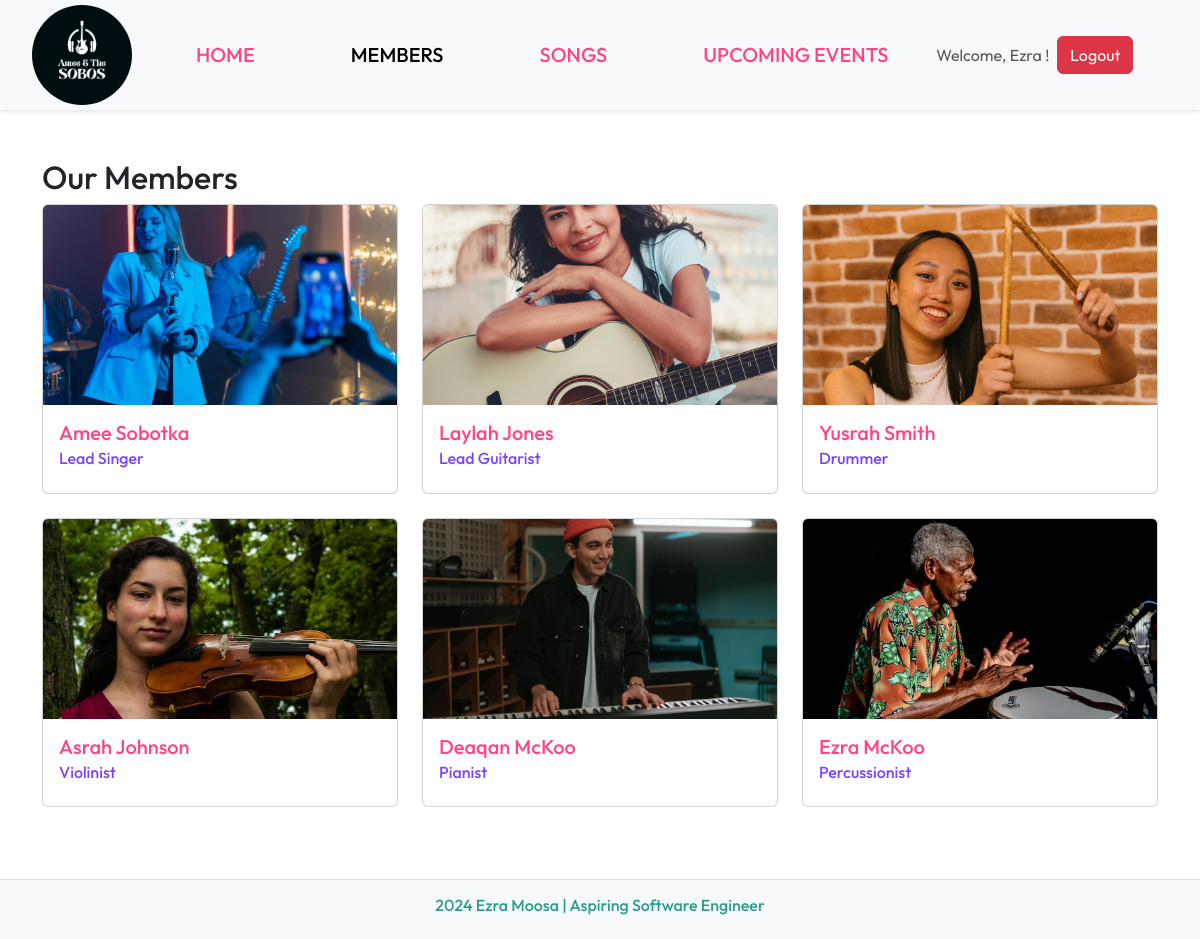
Screenshot of /members/ (signed in) with the database file from the repository.
### home/models.py (models this page shows, shortened)
class Member(models.Model):
    name = models.CharField(max_length=200)
    position = models.CharField(max_length=200)
    bio = models.TextField()
    image = models.ImageField(upload_to='members/')

### home/views.py (the view)
# urls.py: path('members/', views.members_list, name='members'),
@login_required
def members_list(request):
    members = Member.objects.all()
    return render(request, 'home/members.html', {'members': members,
                                                 'show_navbar': True})

### home/templates/home/members.html (shortened to what this page needs)
{% extends "home/base.html" %}
{% load static %}
{% block content %}
    <div class="container mt-5">
        <h2>Our Members</h2>
        <div class="row">
            {% for member in members %}
                <div class="col-md-4 mb-4">
                        <div class="card">
                            {% if member.image %}
                                <img src="{{ member.image.url }}" class="card-img-top" alt="{{ member.name }}">
                            {% else %}
                                <img src="{% static 'home/img/default.jpg' %}" class="card-img-top" alt="Default Image">
                            {% endif %}
                            <div class="card-body">
                                <h5 class="card-title">{{ member.name }}</h5>
                                <h6 class="card-subtitle mb-2">{{ member.position }}</h6>
                            </div>
                        </div>
                </div>
            {% endfor %}
        </div>
    </div>
{% endblock content %}

### home/templates/home/base.html (shortened to what this page needs)
{% load static %}
<!DOCTYPE html>
<html lang="en">
<head>
    <link href="https://cdn.jsdelivr.net/npm/bootstrap@5.3.3/dist/css/bootstrap.min.css" rel="stylesheet">
    {% block styles %}<link rel="stylesheet" href="{% static 'home/styles.css' %}">{% endblock styles %}
</head>
<body>
    {% if show_navbar %}
    <nav id="home" class="navbar navbar-expand-lg navbar-light bg-light">
        <div class="container-fluid">
            <a class="navbar-brand" href="#"><img src="{% static 'home/img/logo.png' %}"
                alt="logo" class="img-fluid" style="max-height: 100px; border-radius: 50%"></a>
            <div class="collapse navbar-collapse" id="navbarSupportedContent">
                <ul class="navbar-nav">
                    <li class="nav-item">
                        <a class="nav-link {% if request.path == '/' %}active{% endif %}" href="/">Home</a>
                    </li>
                    <li class="nav-item">
                        <a class="nav-link {% if request.path == '/members/' %}active{% endif %}" href="/members/">Members</a>
                    </li>
                    <li class="nav-item">
                        <a class="nav-link {% if request.path == '/songs/' %}active{% endif %}" href="/songs/">Songs</a>
                    </li>
                    <li class="nav-item">
                        <a class="nav-link {% if request.path == '/events/' %}active{% endif %}" href="/events/">Upcoming Events</a>
                    </li>
                </ul>
                {% if user.is_authenticated %}
                    <div class="d-flex align-items-center">
                        <span class="navbar-text me-2">Welcome, {{ user.first_name }} !</span>
                        <a class="btn btn-danger" href="{% url 'user_auth:logout' %}">Logout</a>
                    </div>
                {% endif %}
            </div>
        </div>
    </nav>
    {% endif %}
    <div class="content">
        {% block content %}
        {% endblock content %}
    </div>
    <footer class="bg-light border-top text-center py-3 mt-5">
        <div class="container">
            <h6><span>2024<span> Ezra Moosa<span> | </span>Aspiring Software Engineer</h6>
        </div>
    </footer>
</body>
</html>

### home/static/home/styles.css (style rules this page uses)
* { font-family: "Outfit", sans-serif; margin: 0; padding: 0; box-sizing: border-box; }
body, html { margin: 0; padding: 0; }
.content { margin-top: 0; padding-bottom: 0; }
.navbar { display: flex; justify-content: space-between; align-items: center; background-color: #fff; padding: 0px 20px; box-shadow: 0 2px 4px rgba(0, 0, 0, 0.1); }
.navbar { margin-bottom: 0; padding-bottom: 0; }
.nav-link { font-size: 20px; font-weight: 500; margin: 0 40px; color: #ff4584; text-transform: uppercase; }
.card-img-top { width: 100%; height: 200px; object-fit: cover; }
.card-body h5 { color: #ff4584; }
.card-body h6 { color: #7a45ff; }
footer { padding: 10% 0; text-align: center; color: #ff4584; }
footer span { color: #2A9D8F; }

### rows the page displays
Member: image (picture), name "Amee Sobotka", position "Lead Singer"
Member: image (picture), name "Laylah Jones", position "Lead Guitarist"
Member: image (picture), name "Yusrah Smith", position "Drummer"
Member: image (picture), name "Asrah Johnson", position "Violinist"
Member: image (picture), name "Deaqan McKoo", position "Pianist"
Member: image (picture), name "Ezra McKoo", position "Percussionist"

### other values shown
{{ user.first_name }} "Ezra"
